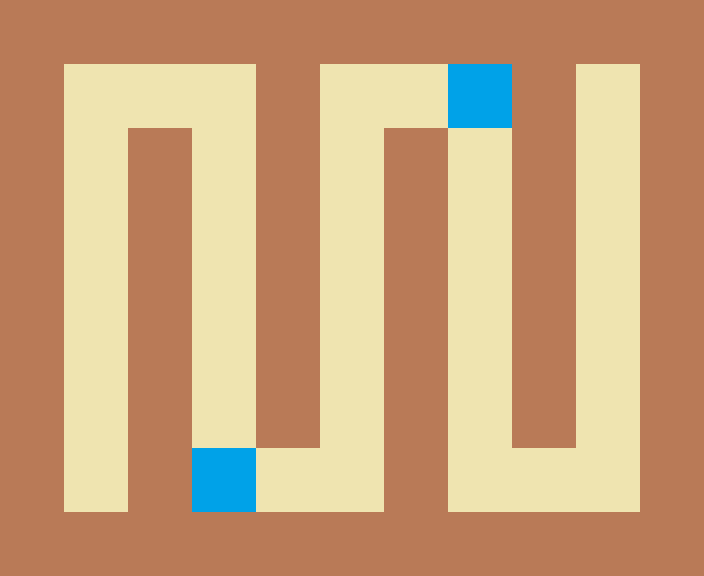

This game map was drawn from its Tiled (.tmx) file and the tilesets committed beside it. A one-line description and the full map source follow:
An orthogonal 11x9 tile map with 64x64 px tiles, 2 tile layers (tiles, enemies).

<map version="1.0" orientation="orthogonal" width="11" height="9" tilewidth="64" tileheight="64">
 <tileset firstgid="1" name="tiled" tilewidth="64" tileheight="64">
  <image source="../tiled.png" width="256" height="128" />
 </tileset>
 <layer name="tiles" width="11" height="9">
  <data>
   <tile gid="1" />
   <tile gid="1" />
   <tile gid="1" />
   <tile gid="1" />
   <tile gid="1" />
   <tile gid="1" />
   <tile gid="1" />
   <tile gid="1" />
   <tile gid="1" />
   <tile gid="1" />
   <tile gid="1" />
   <tile gid="1" />
   <tile gid="2" />
   <tile gid="2" />
   <tile gid="2" />
   <tile gid="1" />
   <tile gid="2" />
   <tile gid="2" />
   <tile gid="2" />
   <tile gid="1" />
   <tile gid="2" />
   <tile gid="1" />
   <tile gid="1" />
   <tile gid="2" />
   <tile gid="1" />
   <tile gid="2" />
   <tile gid="1" />
   <tile gid="2" />
   <tile gid="1" />
   <tile gid="2" />
   <tile gid="1" />
   <tile gid="2" />
   <tile gid="1" />
   <tile gid="1" />
   <tile gid="2" />
   <tile gid="1" />
   <tile gid="2" />
   <tile gid="1" />
   <tile gid="2" />
   <tile gid="1" />
   <tile gid="2" />
   <tile gid="1" />
   <tile gid="2" />
   <tile gid="1" />
   <tile gid="1" />
   <tile gid="2" />
   <tile gid="1" />
   <tile gid="2" />
   <tile gid="1" />
   <tile gid="2" />
   <tile gid="1" />
   <tile gid="2" />
   <tile gid="1" />
   <tile gid="2" />
   <tile gid="1" />
   <tile gid="1" />
   <tile gid="2" />
   <tile gid="1" />
   <tile gid="2" />
   <tile gid="1" />
   <tile gid="2" />
   <tile gid="1" />
   <tile gid="2" />
   <tile gid="1" />
   <tile gid="2" />
   <tile gid="1" />
   <tile gid="1" />
   <tile gid="2" />
   <tile gid="1" />
   <tile gid="2" />
   <tile gid="1" />
   <tile gid="2" />
   <tile gid="1" />
   <tile gid="2" />
   <tile gid="1" />
   <tile gid="2" />
   <tile gid="1" />
   <tile gid="1" />
   <tile gid="2" />
   <tile gid="1" />
   <tile gid="2" />
   <tile gid="2" />
   <tile gid="2" />
   <tile gid="1" />
   <tile gid="2" />
   <tile gid="2" />
   <tile gid="2" />
   <tile gid="1" />
   <tile gid="1" />
   <tile gid="1" />
   <tile gid="1" />
   <tile gid="1" />
   <tile gid="1" />
   <tile gid="1" />
   <tile gid="1" />
   <tile gid="1" />
   <tile gid="1" />
   <tile gid="1" />
   <tile gid="1" />
  </data>
 </layer>
 <layer name="enemies" width="11" height="9">
  <data>
   <tile gid="0" />
   <tile gid="0" />
   <tile gid="0" />
   <tile gid="0" />
   <tile gid="0" />
   <tile gid="0" />
   <tile gid="0" />
   <tile gid="0" />
   <tile gid="0" />
   <tile gid="0" />
   <tile gid="0" />
   <tile gid="0" />
   <tile gid="0" />
   <tile gid="0" />
   <tile gid="0" />
   <tile gid="0" />
   <tile gid="0" />
   <tile gid="0" />
   <tile gid="7" />
   <tile gid="0" />
   <tile gid="0" />
   <tile gid="0" />
   <tile gid="0" />
   <tile gid="0" />
   <tile gid="0" />
   <tile gid="0" />
   <tile gid="0" />
   <tile gid="0" />
   <tile gid="0" />
   <tile gid="0" />
   <tile gid="0" />
   <tile gid="0" />
   <tile gid="0" />
   <tile gid="0" />
   <tile gid="0" />
   <tile gid="0" />
   <tile gid="0" />
   <tile gid="0" />
   <tile gid="0" />
   <tile gid="0" />
   <tile gid="0" />
   <tile gid="0" />
   <tile gid="0" />
   <tile gid="0" />
   <tile gid="0" />
   <tile gid="0" />
   <tile gid="0" />
   <tile gid="0" />
   <tile gid="0" />
   <tile gid="0" />
   <tile gid="0" />
   <tile gid="0" />
   <tile gid="0" />
   <tile gid="0" />
   <tile gid="0" />
   <tile gid="0" />
   <tile gid="0" />
   <tile gid="0" />
   <tile gid="0" />
   <tile gid="0" />
   <tile gid="0" />
   <tile gid="0" />
   <tile gid="0" />
   <tile gid="0" />
   <tile gid="0" />
   <tile gid="0" />
   <tile gid="0" />
   <tile gid="0" />
   <tile gid="0" />
   <tile gid="0" />
   <tile gid="0" />
   <tile gid="0" />
   <tile gid="0" />
   <tile gid="0" />
   <tile gid="0" />
   <tile gid="0" />
   <tile gid="0" />
   <tile gid="0" />
   <tile gid="0" />
   <tile gid="0" />
   <tile gid="7" />
   <tile gid="0" />
   <tile gid="0" />
   <tile gid="0" />
   <tile gid="0" />
   <tile gid="0" />
   <tile gid="0" />
   <tile gid="0" />
   <tile gid="0" />
   <tile gid="0" />
   <tile gid="0" />
   <tile gid="0" />
   <tile gid="0" />
   <tile gid="0" />
   <tile gid="0" />
   <tile gid="0" />
   <tile gid="0" />
   <tile gid="0" />
   <tile gid="0" />
  </data>
 </layer>
</map>
